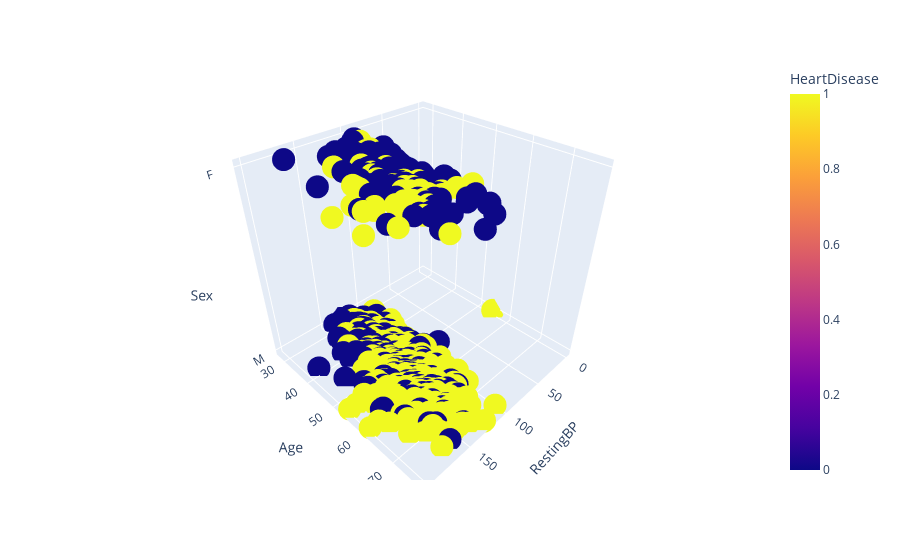

The code cell stored with this chart in its notebook:
### Code cell
#3d plot to visualize the information for males and females.
fig = px.scatter_3d(dataset, 
                    x='RestingBP',
                    y='Age',
                    z='Sex',
                    color='HeartDisease')
fig.show()

### Figure 1 — Plotly figure (JSON) as saved in the notebook; plotly's stock layout.template omitted (floating-point values rounded to 4 significant figures; data arrays with more than 128 entries replaced by an {"elided": "..."} marker saying what was removed)
{"data": [{"hovertemplate": "RestingBP=%{x}<br>Age=%{y}<br>Sex=%{z}<br>HeartDisease=%{marker.color}<extra></extra>", "legendgroup": "", "marker": {"color": {"elided": "918 int values"}, "coloraxis": "coloraxis", "symbol": "circle"}, "mode": "markers", "name": "", "scene": "scene", "showlegend": false, "type": "scatter3d", "x": {"elided": "918 int values"}, "y": {"elided": "918 int values"}, "z": {"elided": "918 str values"}}], "layout": {"coloraxis": {"colorbar": {"title": {"text": "HeartDisease"}}, "colorscale": [[0, "#0d0887"], [0.1111, "#46039f"], [0.2222, "#7201a8"], [0.3333, "#9c179e"], [0.4444, "#bd3786"], [0.5556, "#d8576b"], [0.6667, "#ed7953"], [0.7778, "#fb9f3a"], [0.8889, "#fdca26"], [1, "#f0f921"]]}, "legend": {"tracegroupgap": 0}, "margin": {"t": 60}, "scene": {"domain": {"x": [0, 1], "y": [0, 1]}, "xaxis": {"title": {"text": "RestingBP"}}, "yaxis": {"title": {"text": "Age"}}, "zaxis": {"title": {"text": "Sex"}}}}}
